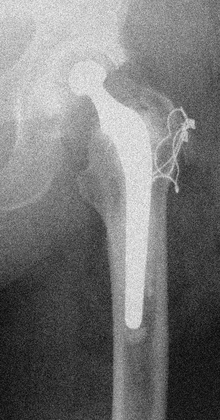
%> input picture Cevap 2/odev2.bmp, 220 x 420 px, shrunk from 458 x 876 before the run
$ octave Cevap_2.m   (GNU Octave 9; MATLAB toolbox functions it lacks are replaced by stand-ins)
%> lines starting %> are read from the running program, lines starting %| are printed output that depends on the picture
clc;
clear all;
close all;
x=imread('odev2.bmp');
%> x is the input picture: size 420x220 uint8; min 4, max 245, mean 118

avg =[1 1 1;1 1 1;1 1 1]/9;
B = padarray(x,[1 1]);
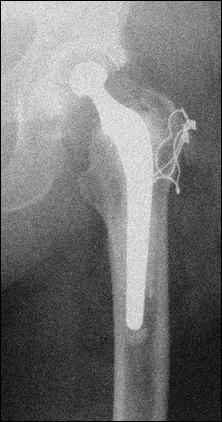
%> B: size 422x222 uint8; min 0, max 245, mean 116.4
B=double(B);
%> B: size 422x222 double
ortalama_img = zeros(size(x));

for i = 1:size(B,1)-2
    for j = 1:size(B,2)-2
        Temp = B(i:i+2,j:j+2).*avg;
        ortalama_img(i,j) = sum(Temp(:));
    end
end

[m n]=size(ortalama_img);
%> m = 420; n = 220
keskinlestirme_img =zeros(m,n);
for i=2:m-1
    for j=2:n-1
        keskinlestirme_img(i,j) = (5*ortalama_img(i,j))-(ortalama_img(i-1,j)+ortalama_img(i+1,j)+ortalama_img(i,j-1)+ortalama_img(i,j+1));
    end
end
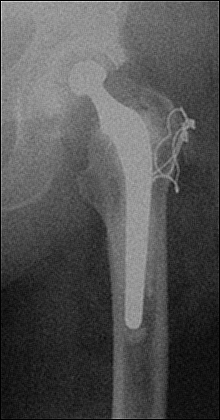
%> keskinlestirme_img: size 420x220 double; min -0.444, max 360.9, mean 117.1; drawn with min black and max white

subplot(1,3,1);imshow(x);title('Orjinal Resim')
subplot(1,3,2);imshow(uint8((ortalama_img)));title('Ortalama Filtre Resim')
%> after `imshow(uint8((ortalama_img)))`:
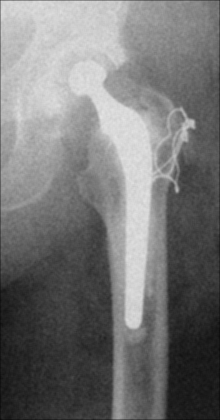
%> displayed picture: size 420x220, on the screen's scale of 0 to 255; min 10, max 227, mean 117.6
subplot(1,3,3);imshow(uint8((keskinlestirme_img)));title('Keskinleştirme Resim')
%> after `imshow(uint8((keskinlestirme_img)))`:
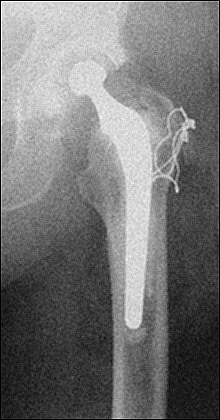
%> displayed picture: size 420x220, on the screen's scale of 0 to 255; min 0, max 255, mean 117.1
